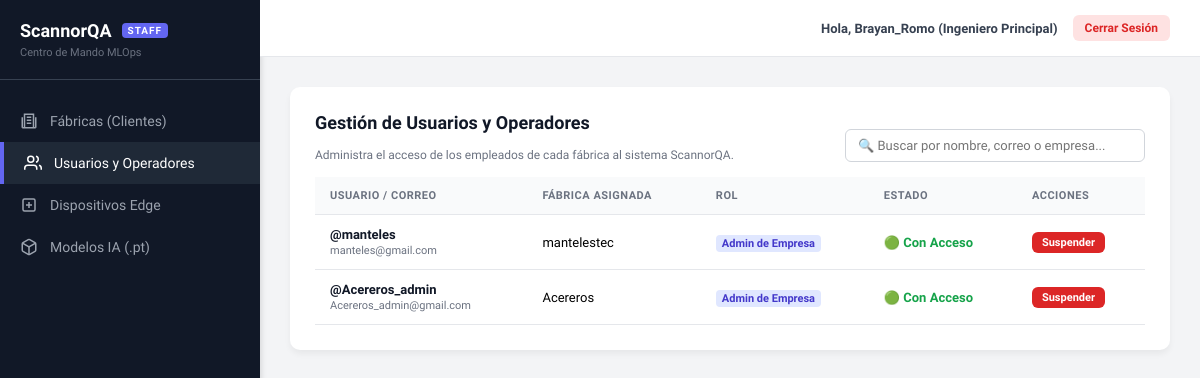
The app's page /staff/usuarios/ (signed in) with its own data.
### Backend/models.py (models this page shows, shortened)
class Usuario(AbstractUser):
    ROLES = (
        ('superadmin', 'Staff ScannorQA'),
        ('admin_empresa', 'Admin de Empresa'),
        ('operador', 'Operador de Línea')
    )
    rol = models.CharField(max_length=20, choices=ROLES, default='operador')
    empresa = models.ForeignKey(Empresa, on_delete=models.CASCADE, null=True)

class Empresa(models.Model):
    nombre = models.CharField(max_length=255, unique=True)
    activa = models.BooleanField(default=True)
    fecha_creacion = models.DateTimeField(auto_now_add=True)
    limite_usuarios = models.IntegerField(default=5, help_text="Cantidad máxima de operadores")
    ESTADOS_PLAN = (
        ('trial', 'Periodo de Prueba'),
        ('activo', 'Suscripción Activa'),
        ('suspendido', 'Suspendido por Pago')
    )
    estado_plan = models.CharField(max_length=30, choices=ESTADOS_PLAN, default='activo')

### Backend/views.py (the view, shortened to what this page needs)
# urls.py: path('staff/usuarios/', views.staff_usuarios, name='staff_usuarios'),
@user_passes_test(es_superadmin)
def staff_usuarios(request):
    usuarios = Usuario.objects.filter(is_superuser=False).select_related('empresa').order_by('-date_joined')
    empresas = Empresa.objects.filter(activa=True)
    return render(request, 'staff/usuarios.html', {
        'usuarios': usuarios,
        'empresas': empresas
    })

### Backend/views.py (called while the page is built)
def es_superadmin(user):
    return user.is_authenticated and user.is_superuser

### templates/staff/usuarios.html (shortened to what this page needs)
{% extends 'staff/base_staff.html' %}
{% block content %}
<div class="staff-card">
    <div style="display: flex; justify-content: space-between; align-items: flex-end; margin-bottom: 15px;">
        <div>
            <h3>Gestión de Usuarios y Operadores</h3>
            <p style="font-size: 12px; color: #6b7280;">Administra el acceso de los empleados de cada fábrica al sistema ScannorQA.</p>
        </div>
        <div>
            <input type="text" id="buscador-usuarios" class="form-control" placeholder="🔍 Buscar por nombre, correo o empresa..." style="width: 300px; padding: 8px 12px;">
        </div>
    </div>
    <table class="staff-table" id="tabla-usuarios">
        <thead>
            <tr>
                <th>Usuario / Correo</th>
                <th>Fábrica Asignada</th>
                <th>Rol</th>
                <th>Estado</th>
                <th>Acciones</th>
            </tr>
        </thead>
        <tbody>
            {% for usuario in usuarios %}
            <tr class="fila-usuario">
                <td>
                    <strong style="color: #111827;">@{{ usuario.username }}</strong><br>
                    <span style="font-size: 11px; color: #6b7280;">{{ usuario.email }}</span>
                </td>
                <td>{{ usuario.empresa.nombre }}</td>
                <td><span style="background: #e0e7ff; color: #4338ca; padding: 2px 6px; border-radius: 4px; font-size: 11px; font-weight: bold;">{{ usuario.get_rol_display }}</span></td>
                <td>
                    {% if usuario.is_active %}
                        <span style="color: #16a34a; font-weight: bold;">🟢 Con Acceso</span>
                    {% else %}
                        <span style="color: #dc2626; font-weight: bold;">🔴 Cuenta Suspendida</span>
                    {% endif %}
                </td>
                <td>
                    <form method="POST" action="{% url 'toggle_usuario' usuario.id %}" style="margin:0;">
                        {% if usuario.is_active %}
                            <button type="submit" class="btn-primary" style="background:#dc2626; padding: 4px 10px; font-size: 11px;">Suspender</button>
                        {% else %}
                            <button type="submit" class="btn-primary" style="background:#16a34a; padding: 4px 10px; font-size: 11px;">Reactivar</button>
                        {% endif %}
                    </form>
                </td>
            </tr>
            {% empty %}
            <tr>
                <td colspan="5" style="text-align: center; padding: 30px; color: #6b7280;">No hay usuarios registrados o aprobados en la plataforma.</td>
            </tr>
            {% endfor %}
        </tbody>
    </table>
</div>
{% endblock %}

### templates/staff/base_staff.html (shortened to what this page needs)
{% load static %}
<!DOCTYPE html>
<html lang="es">
<head>
</head>
<body>
    <nav class="sidebar">
        <div class="sidebar-header">
            <h2>ScannorQA <span class="badge-staff">STAFF</span></h2>
            <p style="font-size: 11px; color: #6b7280; margin-top: 5px;">Centro de Mando MLOps</p>
        </div>
        <a href="{% url 'staff_empresas' %}" class="nav-link {% if request.resolver_match.url_name == 'staff_empresas' %}active{% endif %}">
            <svg viewBox="0 0 24 24" fill="none" stroke="currentColor" stroke-width="2"><path d="M3 21h18M3 7v14M21 7v14M6 21V3h12v18M9 7h6M9 11h6M9 15h6"/></svg>
            Fábricas (Clientes)
        </a>
        <a href="{% url 'staff_usuarios' %}" class="nav-link {% if request.resolver_match.url_name == 'staff_usuarios' %}active{% endif %}">
            <svg viewBox="0 0 24 24" fill="none" stroke="currentColor" stroke-width="2"><path d="M17 21v-2a4 4 0 0 0-4-4H5a4 4 0 0 0-4 4v2"/><circle cx="9" cy="7" r="4"/><path d="M23 21v-2a4 4 0 0 0-3-3.87M16 3.13a4 4 0 0 1 0 7.75"/></svg>
            Usuarios y Operadores
        </a>
        <a href="{% url 'staff_dispositivos' %}" class="nav-link {% if request.resolver_match.url_name == 'staff_dispositivos' %}active{% endif %}">
            <svg viewBox="0 0 24 24" fill="none" stroke="currentColor" stroke-width="2"><rect x="4" y="4" width="16" height="16" rx="2" ry="2"/><path d="M12 8v8M8 12h8"/></svg>
            Dispositivos Edge
        </a>
        <a href="{% url 'staff_modelos' %}" class="nav-link {% if request.resolver_match.url_name == 'staff_modelos' %}active{% endif %}">
            <svg viewBox="0 0 24 24" fill="none" stroke="currentColor" stroke-width="2"><path d="M21 16V8a2 2 0 0 0-1-1.73l-7-4a2 2 0 0 0-2 0l-7 4A2 2 0 0 0 3 8v8a2 2 0 0 0 1 1.73l7 4a2 2 0 0 0 2 0l7-4A2 2 0 0 0 21 16z"/><polyline points="3.27 6.96 12 12.01 20.73 6.96"/><line x1="12" y1="22.08" x2="12" y2="12"/></svg>
            Modelos IA (.pt)
        </a>
    </nav>
    <div class="main-content">
        <header class="topbar">
            <div class="user-profile">
                Hola, {{ user.username }} (Ingeniero Principal)
                <a href="{% url 'logout' %}" class="btn-logout">Cerrar Sesión</a>
            </div>
        </header>
        <main class="content-wrapper">
            {% block content %}
            {% endblock %}
        </main>
    </div>
</body>
</html>

### templates/staff/base_staff.html (style rules this page uses)
:root { --bg-dark: #111827; --bg-panel: #1f2937; --text-main: #f9fafb; --text-muted: #9ca3af; --accent: #6366f1; --accent-hover: #4f46e5; }
* { margin: 0; padding: 0; box-sizing: border-box; font-family: 'Plus Jakarta Sans', sans-serif; }
body { display: flex; height: 100vh; background-color: #f3f4f6; overflow: hidden; }
.sidebar { width: 260px; background-color: var(--bg-dark); color: var(--text-main); display: flex; flex-direction: column; padding: 20px 0; box-shadow: 2px 0 5px rgba(0,0,0,0.1); }
.sidebar-header { padding: 0 20px 20px 20px; border-bottom: 1px solid #374151; margin-bottom: 20px; }
.sidebar-header h2 { font-size: 18px; font-weight: 700; color: #fff; display: flex; align-items: center; gap: 10px; }
.badge-staff { background: var(--accent); color: white; padding: 2px 6px; border-radius: 4px; font-size: 10px; font-weight: bold; letter-spacing: 1px; }
.nav-link { display: flex; align-items: center; padding: 12px 20px; color: var(--text-muted); text-decoration: none; font-size: 14px; font-weight: 500; transition: 0.2s; gap: 12px; }
.nav-link:hover, .nav-link.active { background-color: var(--bg-panel); color: #fff; border-left: 4px solid var(--accent); }
.nav-link svg { width: 18px; height: 18px; }
.main-content { flex: 1; display: flex; flex-direction: column; overflow-y: auto; }
.topbar { background: white; padding: 15px 30px; display: flex; justify-content: flex-end; align-items: center; border-bottom: 1px solid #e5e7eb; }
.user-profile { font-size: 13px; font-weight: 600; color: #374151; display: flex; align-items: center; gap: 15px; }
.btn-logout { background: #fee2e2; color: #dc2626; text-decoration: none; padding: 6px 12px; border-radius: 6px; font-size: 12px; font-weight: bold; }
.content-wrapper { padding: 30px; }
.staff-card { background: white; border-radius: 10px; box-shadow: 0 4px 6px rgba(0,0,0,0.05); padding: 25px; margin-bottom: 20px; }
.staff-card h3 { margin-bottom: 15px; color: #111827; font-size: 18px; }
.staff-table { width: 100%; border-collapse: collapse; }
.staff-table th, .staff-table td { padding: 12px 15px; text-align: left; border-bottom: 1px solid #e5e7eb; font-size: 13px; }
.staff-table th { background-color: #f9fafb; color: #6b7280; font-weight: 600; text-transform: uppercase; font-size: 11px; letter-spacing: 0.5px; }
.form-control { padding: 8px 12px; border: 1px solid #d1d5db; border-radius: 6px; font-size: 13px; }
.btn-primary { background: var(--accent); color: white; border: none; padding: 8px 16px; border-radius: 6px; font-weight: 600; cursor: pointer; }

### records on screen
Usuario: username "Brayan_Romo"
Usuario: username "manteles", email "manteles@gmail.com", empresa.nombre "mantelestec", rol "Admin de Empresa", is_active "🟢 Con Acceso"
Usuario: username "Acereros_admin", email "Acereros_admin@gmail.com", empresa.nombre "Acereros", rol "Admin de Empresa", is_active "🟢 Con Acceso"
